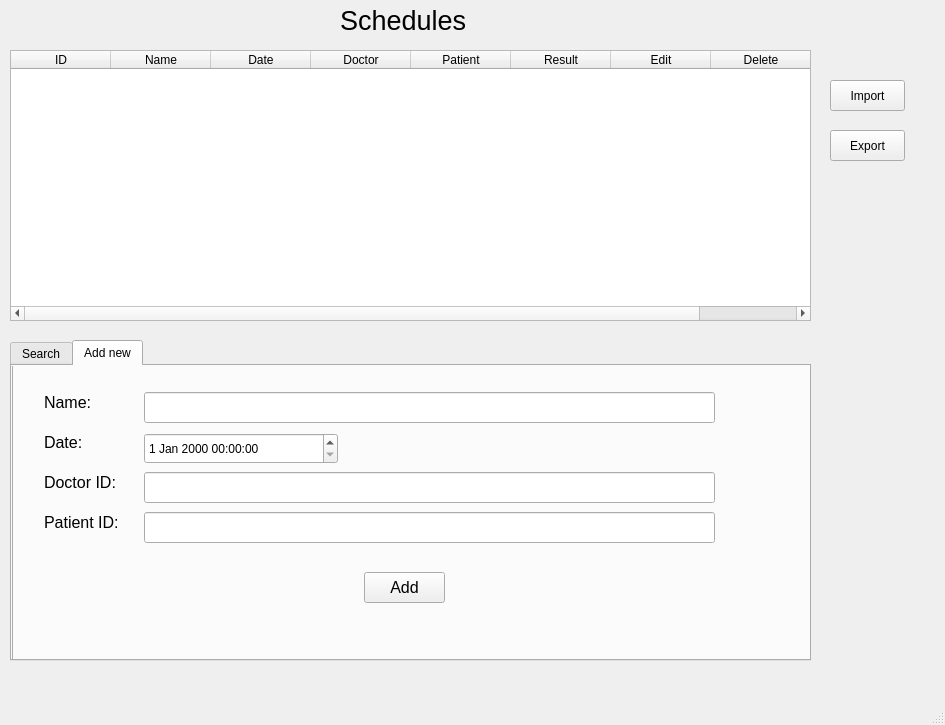
<?xml version="1.0" encoding="UTF-8"?>
<ui version="4.0">
 <class>MainWindow</class>
 <widget class="QMainWindow" name="MainWindow">
  <property name="geometry">
   <rect>
    <x>0</x>
    <y>0</y>
    <width>945</width>
    <height>725</height>
   </rect>
  </property>
  <property name="windowTitle">
   <string>Schedule Manage</string>
  </property>
  <property name="windowIcon">
   <iconset resource="abcc.qrc">
    <normaloff>:/newPrefix/fpt.png</normaloff>:/newPrefix/fpt.png</iconset>
  </property>
  <widget class="QWidget" name="centralwidget">
   <widget class="QTableWidget" name="tableWidget">
    <property name="geometry">
     <rect>
      <x>10</x>
      <y>50</y>
      <width>801</width>
      <height>271</height>
     </rect>
    </property>
    <column>
     <property name="text">
      <string>ID</string>
     </property>
    </column>
    <column>
     <property name="text">
      <string>Name</string>
     </property>
    </column>
    <column>
     <property name="text">
      <string>Date</string>
     </property>
    </column>
    <column>
     <property name="text">
      <string>Doctor</string>
     </property>
    </column>
    <column>
     <property name="text">
      <string>Patient</string>
     </property>
    </column>
    <column>
     <property name="text">
      <string>Result</string>
     </property>
    </column>
    <column>
     <property name="text">
      <string>Edit</string>
     </property>
    </column>
    <column>
     <property name="text">
      <string>Delete</string>
     </property>
    </column>
   </widget>
   <widget class="QPushButton" name="pushButton">
    <property name="geometry">
     <rect>
      <x>830</x>
      <y>80</y>
      <width>75</width>
      <height>31</height>
     </rect>
    </property>
    <property name="text">
     <string>Import</string>
    </property>
   </widget>
   <widget class="QPushButton" name="pushButton_2">
    <property name="geometry">
     <rect>
      <x>830</x>
      <y>130</y>
      <width>75</width>
      <height>31</height>
     </rect>
    </property>
    <property name="text">
     <string>Export</string>
    </property>
   </widget>
   <widget class="QLabel" name="label">
    <property name="geometry">
     <rect>
      <x>340</x>
      <y>-10</y>
      <width>131</width>
      <height>61</height>
     </rect>
    </property>
    <property name="font">
     <font>
      <pointsize>20</pointsize>
     </font>
    </property>
    <property name="text">
     <string>Schedules</string>
    </property>
   </widget>
   <widget class="QTabWidget" name="tabWidget">
    <property name="geometry">
     <rect>
      <x>10</x>
      <y>340</y>
      <width>801</width>
      <height>321</height>
     </rect>
    </property>
    <property name="currentIndex">
     <number>1</number>
    </property>
    <widget class="QWidget" name="tab">
     <attribute name="title">
      <string>Search</string>
     </attribute>
     <widget class="QGroupBox" name="groupBox">
      <property name="geometry">
       <rect>
        <x>20</x>
        <y>20</y>
        <width>721</width>
        <height>241</height>
       </rect>
      </property>
      <property name="font">
       <font>
        <pointsize>10</pointsize>
       </font>
      </property>
      <property name="title">
       <string>Search Schedule</string>
      </property>
      <widget class="QLabel" name="label_2">
       <property name="geometry">
        <rect>
         <x>20</x>
         <y>40</y>
         <width>71</width>
         <height>31</height>
        </rect>
       </property>
       <property name="font">
        <font>
         <pointsize>15</pointsize>
        </font>
       </property>
       <property name="text">
        <string>Name:</string>
       </property>
      </widget>
      <widget class="QPushButton" name="pushButton_3">
       <property name="geometry">
        <rect>
         <x>290</x>
         <y>180</y>
         <width>141</width>
         <height>31</height>
        </rect>
       </property>
       <property name="font">
        <font>
         <pointsize>12</pointsize>
        </font>
       </property>
       <property name="text">
        <string>Search Schedule</string>
       </property>
      </widget>
      <widget class="QLineEdit" name="lineEdit">
       <property name="geometry">
        <rect>
         <x>110</x>
         <y>39</y>
         <width>561</width>
         <height>31</height>
        </rect>
       </property>
      </widget>
      <widget class="QDateTimeEdit" name="dateTimeEdit">
       <property name="geometry">
        <rect>
         <x>520</x>
         <y>100</y>
         <width>151</width>
         <height>31</height>
        </rect>
       </property>
      </widget>
      <widget class="QDateTimeEdit" name="dateTimeEdit_2">
       <property name="geometry">
        <rect>
         <x>110</x>
         <y>100</y>
         <width>161</width>
         <height>31</height>
        </rect>
       </property>
      </widget>
      <widget class="QLabel" name="label_13">
       <property name="geometry">
        <rect>
         <x>20</x>
         <y>100</y>
         <width>81</width>
         <height>31</height>
        </rect>
       </property>
       <property name="font">
        <font>
         <pointsize>11</pointsize>
        </font>
       </property>
       <property name="text">
        <string>Date from:</string>
       </property>
      </widget>
      <widget class="QLabel" name="label_14">
       <property name="geometry">
        <rect>
         <x>440</x>
         <y>100</y>
         <width>81</width>
         <height>31</height>
        </rect>
       </property>
       <property name="font">
        <font>
         <pointsize>11</pointsize>
        </font>
       </property>
       <property name="text">
        <string>Date to:</string>
       </property>
      </widget>
     </widget>
    </widget>
    <widget class="QWidget" name="tab_2">
     <attribute name="title">
      <string>Add new</string>
     </attribute>
     <widget class="QLabel" name="label_3">
      <property name="geometry">
       <rect>
        <x>30</x>
        <y>30</y>
        <width>61</width>
        <height>21</height>
       </rect>
      </property>
      <property name="font">
       <font>
        <pointsize>12</pointsize>
       </font>
      </property>
      <property name="text">
       <string>Name:</string>
      </property>
     </widget>
     <widget class="QLabel" name="label_4">
      <property name="geometry">
       <rect>
        <x>30</x>
        <y>70</y>
        <width>61</width>
        <height>21</height>
       </rect>
      </property>
      <property name="font">
       <font>
        <pointsize>12</pointsize>
       </font>
      </property>
      <property name="text">
       <string>Phone:</string>
      </property>
     </widget>
     <widget class="QLabel" name="label_5">
      <property name="geometry">
       <rect>
        <x>30</x>
        <y>110</y>
        <width>61</width>
        <height>21</height>
       </rect>
      </property>
      <property name="font">
       <font>
        <pointsize>12</pointsize>
       </font>
      </property>
      <property name="text">
       <string>Email:</string>
      </property>
     </widget>
     <widget class="QLabel" name="label_6">
      <property name="geometry">
       <rect>
        <x>30</x>
        <y>150</y>
        <width>91</width>
        <height>21</height>
       </rect>
      </property>
      <property name="font">
       <font>
        <pointsize>12</pointsize>
       </font>
      </property>
      <property name="text">
       <string>Address:</string>
      </property>
     </widget>
     <widget class="QLineEdit" name="lineEdit_2">
      <property name="geometry">
       <rect>
        <x>130</x>
        <y>30</y>
        <width>571</width>
        <height>31</height>
       </rect>
      </property>
     </widget>
     <widget class="QLineEdit" name="lineEdit_3">
      <property name="geometry">
       <rect>
        <x>130</x>
        <y>70</y>
        <width>571</width>
        <height>31</height>
       </rect>
      </property>
     </widget>
     <widget class="QLineEdit" name="lineEdit_4">
      <property name="geometry">
       <rect>
        <x>130</x>
        <y>110</y>
        <width>571</width>
        <height>31</height>
       </rect>
      </property>
     </widget>
     <widget class="QLineEdit" name="lineEdit_5">
      <property name="geometry">
       <rect>
        <x>130</x>
        <y>150</y>
        <width>571</width>
        <height>31</height>
       </rect>
      </property>
     </widget>
     <widget class="QPushButton" name="pushButton_4">
      <property name="geometry">
       <rect>
        <x>350</x>
        <y>250</y>
        <width>81</width>
        <height>31</height>
       </rect>
      </property>
      <property name="font">
       <font>
        <pointsize>12</pointsize>
       </font>
      </property>
      <property name="text">
       <string>Add</string>
      </property>
     </widget>
     <widget class="QTabWidget" name="tabWidget_2">
      <property name="geometry">
       <rect>
        <x>0</x>
        <y>-30</y>
        <width>801</width>
        <height>331</height>
       </rect>
      </property>
      <property name="currentIndex">
       <number>1</number>
      </property>
      <widget class="QWidget" name="tab_3">
       <attribute name="title">
        <string>Search</string>
       </attribute>
       <widget class="QGroupBox" name="groupBox_2">
        <property name="geometry">
         <rect>
          <x>30</x>
          <y>30</y>
          <width>691</width>
          <height>131</height>
         </rect>
        </property>
        <property name="font">
         <font>
          <pointsize>10</pointsize>
         </font>
        </property>
        <property name="title">
         <string>Search Doctor</string>
        </property>
        <widget class="QLabel" name="label_7">
         <property name="geometry">
          <rect>
           <x>20</x>
           <y>40</y>
           <width>71</width>
           <height>31</height>
          </rect>
         </property>
         <property name="font">
          <font>
           <pointsize>15</pointsize>
          </font>
         </property>
         <property name="text">
          <string>Name:</string>
         </property>
        </widget>
        <widget class="QPushButton" name="pushButton_5">
         <property name="geometry">
          <rect>
           <x>300</x>
           <y>90</y>
           <width>111</width>
           <height>31</height>
          </rect>
         </property>
         <property name="font">
          <font>
           <pointsize>12</pointsize>
          </font>
         </property>
         <property name="text">
          <string>Search Doctor</string>
         </property>
        </widget>
        <widget class="QLineEdit" name="lineEdit_6">
         <property name="geometry">
          <rect>
           <x>90</x>
           <y>39</y>
           <width>581</width>
           <height>31</height>
          </rect>
         </property>
        </widget>
       </widget>
      </widget>
      <widget class="QWidget" name="tab_4">
       <attribute name="title">
        <string>Add new</string>
       </attribute>
       <widget class="QLabel" name="label_8">
        <property name="geometry">
         <rect>
          <x>30</x>
          <y>30</y>
          <width>61</width>
          <height>21</height>
         </rect>
        </property>
        <property name="font">
         <font>
          <pointsize>12</pointsize>
         </font>
        </property>
        <property name="text">
         <string>Name:</string>
        </property>
       </widget>
       <widget class="QLabel" name="label_9">
        <property name="geometry">
         <rect>
          <x>30</x>
          <y>70</y>
          <width>61</width>
          <height>21</height>
         </rect>
        </property>
        <property name="font">
         <font>
          <pointsize>12</pointsize>
         </font>
        </property>
        <property name="text">
         <string>Date:</string>
        </property>
       </widget>
       <widget class="QLabel" name="label_10">
        <property name="geometry">
         <rect>
          <x>30</x>
          <y>110</y>
          <width>81</width>
          <height>21</height>
         </rect>
        </property>
        <property name="font">
         <font>
          <pointsize>12</pointsize>
         </font>
        </property>
        <property name="text">
         <string>Doctor ID:</string>
        </property>
       </widget>
       <widget class="QLabel" name="label_11">
        <property name="geometry">
         <rect>
          <x>30</x>
          <y>150</y>
          <width>91</width>
          <height>21</height>
         </rect>
        </property>
        <property name="font">
         <font>
          <pointsize>12</pointsize>
         </font>
        </property>
        <property name="text">
         <string>Patient ID:</string>
        </property>
       </widget>
       <widget class="QLineEdit" name="lineEdit_7">
        <property name="geometry">
         <rect>
          <x>130</x>
          <y>30</y>
          <width>571</width>
          <height>31</height>
         </rect>
        </property>
       </widget>
       <widget class="QLineEdit" name="lineEdit_9">
        <property name="geometry">
         <rect>
          <x>130</x>
          <y>110</y>
          <width>571</width>
          <height>31</height>
         </rect>
        </property>
       </widget>
       <widget class="QLineEdit" name="lineEdit_10">
        <property name="geometry">
         <rect>
          <x>130</x>
          <y>150</y>
          <width>571</width>
          <height>31</height>
         </rect>
        </property>
       </widget>
       <widget class="QPushButton" name="pushButton_6">
        <property name="geometry">
         <rect>
          <x>350</x>
          <y>210</y>
          <width>81</width>
          <height>31</height>
         </rect>
        </property>
        <property name="font">
         <font>
          <pointsize>12</pointsize>
         </font>
        </property>
        <property name="text">
         <string>Add</string>
        </property>
       </widget>
       <widget class="QDateTimeEdit" name="dateTimeEdit_3">
        <property name="geometry">
         <rect>
          <x>130</x>
          <y>71</y>
          <width>194</width>
          <height>31</height>
         </rect>
        </property>
       </widget>
      </widget>
     </widget>
    </widget>
   </widget>
  </widget>
  <widget class="QMenuBar" name="menubar">
   <property name="geometry">
    <rect>
     <x>0</x>
     <y>0</y>
     <width>945</width>
     <height>21</height>
    </rect>
   </property>
  </widget>
  <widget class="QStatusBar" name="statusbar"/>
 </widget>
 <resources>
  <include location="abcc.qrc"/>
 </resources>
 <connections/>
</ui>
